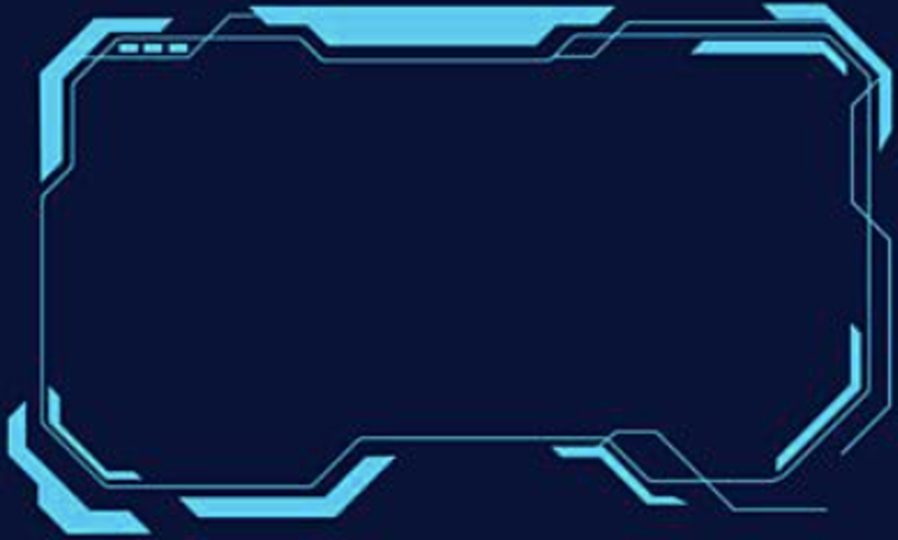
#> input picture pj_Test/done_testDrawTerminal/resized.png, 1795 x 1080 px (shown at 1/2 size)
$ python convert_png_to_ascii.py
#> lines starting #> are read from the running program, lines starting #| are printed output that depends on the picture
from PIL import Image
import sys

# Ký tự ASCII từ đậm → nhạt (không có khoảng trắng)
ASCII_CHARS = "@#%8&WM$B0QOZ[]{}()/?!|*+=-;:,."

def pixel_to_ascii(pixel):
    r, g, b = pixel
    brightness = int((r + g + b) / 3)
    index = int((brightness / 255) * (len(ASCII_CHARS) - 1))
    char = ASCII_CHARS[index]

    # ANSI 24-bit color
    return f"\033[38;2;{r};{g};{b}m{char}\033[0m"

def image_to_ascii(path, new_width=120):
#> called with path = 'resized.png', new_width = 120
    img = Image.open(path).convert("RGB")

    # Tỉ lệ ngang/dọc (font monospace cao hơn)
    width = 1920
    height = 1090
    # width, height = img.size
    aspect_ratio = height/width * 0.5
    new_height = int(new_width * aspect_ratio)
    img = img.resize((new_width, new_height))
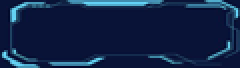
#> img: PIL image 120x34 RGB (shown 2 times larger); mean R, G, B 16.7, 35.2, 70.4

    ascii_art = []
    for y in range(new_height):
        line = "".join(pixel_to_ascii(img.getpixel((x, y))) for x in range(new_width))
        ascii_art.append(line)
#> after the loop, ascii_art = 34 items

    return "\n".join(ascii_art)

if __name__ == "__main__":
    path = "resized.png"
    print(image_to_ascii(path))
